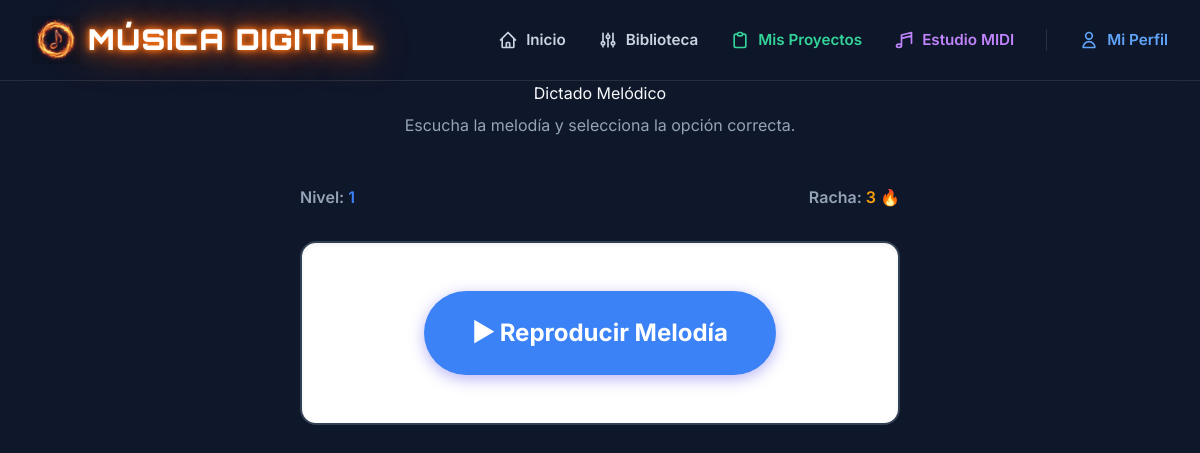
The app's page /juego/dictado-melodico/ (signed in) with its own data.
### trainer/models.py (models this page shows, shortened)
class Game(models.Model):
    slug = models.SlugField(unique=True)
    name = models.CharField(max_length=100)
    description = models.TextField()
    order = models.IntegerField(default=1)
    recommended_accuracy = models.IntegerField(default=0)
    recommended_attempts = models.IntegerField(default=0)

class Score(models.Model):
    user = models.ForeignKey(User, on_delete=models.CASCADE, related_name='scores')
    game = models.ForeignKey(Game, on_delete=models.CASCADE)
    level = models.IntegerField(default=1)
    total_points = models.IntegerField(default=0)
    max_streak = models.IntegerField(default=0)
    current_streak = models.IntegerField(default=0)
    correct_answers = models.IntegerField(default=0)
    total_answers = models.IntegerField(default=0)
    class Meta:
        unique_together = ('user', 'game')

### trainer/views.py (the view)
# urls.py: path('juego/dictado-melodico/', views.trainer_dictado_melodico, name='trainer_dictado_melodico'),
@login_required
def trainer_dictado_melodico(request):
    game = get_object_or_404(Game, slug='dictado-melodico')
    score, _ = Score.objects.get_or_create(user=request.user, game=game)
    stats_data = get_game_stats(request.user, game)
    context = {
        'game': game,
        'score': score,
        'incorrect_answers': stats_data['incorrect_answers'],
        'avg_time': stats_data['avg_time'],
        'hardest': stats_data['hardest'],
    }
    return render(request, 'trainer/trainer_dictado_melodico.html', context)

### trainer/views.py (called while the page is built, shortened)
def parse_interval_size(presented_question):
    if '-' not in presented_question:
        return presented_question

### templates/trainer/trainer_dictado_melodico.html (shortened to what this page needs)
{% extends 'base.html' %}
{% block content %}
<div class="trainer-container">
    <div style="text-align: center; margin-bottom: 1rem;">
        <h1 style="margin-bottom: 0.5rem;">{{ game.name }}</h1>
        <p style="color: var(--text-secondary);">Escucha la melodía y selecciona la opción correcta.</p>
    </div>
    <div class="status-bar">
        <div>Nivel: <span id="level-counter" style="color: var(--primary);">{{ score.level }}</span></div>
        <div>Racha: <span id="streak-counter" style="color: #F59E0B;">{{ score.current_streak }}</span> 🔥</div>
    </div>
    <div id="playback-area">
        <button id="play-melody-btn" class="play-btn">▶ Reproducir Melodía</button>
    </div>
</div>
{% endblock %}

### templates/base.html (style rules this page uses)
:root { --primary: #3b82f6; --primary-hover: #2563eb; --bg: #0f172a; --surface: #1e293b; --text: #f8fafc; --text-secondary: #94a3b8; --success: #10b981; --danger: #ef4444; --border: #334155; }
body { font-family: 'Inter', sans-serif; background-color: var(--bg); color: var(--text); line-height: 1.5; min-height: 100vh; display: flex; flex-direction: column; }

### templates/trainer/trainer_dictado_melodico.html (style rules this page uses)
.trainer-container { display: flex; flex-direction: column; align-items: center; gap: 2rem; }
#playback-area { background: white; border-radius: 1rem; padding: 3rem; box-shadow: inset 0 2px 4px 0 rgba(0, 0, 0, 0.06); border: 2px solid var(--border); transition: border-color 0.3s; text-align: center; width: 100%; max-width: 600px; }
.status-bar { display: flex; justify-content: space-between; width: 100%; max-width: 600px; font-weight: 600; color: var(--text-secondary); }
.play-btn { background: var(--primary); color: white; border: none; padding: 1.5rem 3rem; font-size: 1.5rem; font-weight: bold; border-radius: 50px; cursor: pointer; transition: transform 0.2s, box-shadow 0.2s; box-shadow: 0 4px 15px rgba(79, 70, 229, 0.4); }

### records on screen
Game: name "Dictado Melódico"
Score: level "1", current_streak "3"
